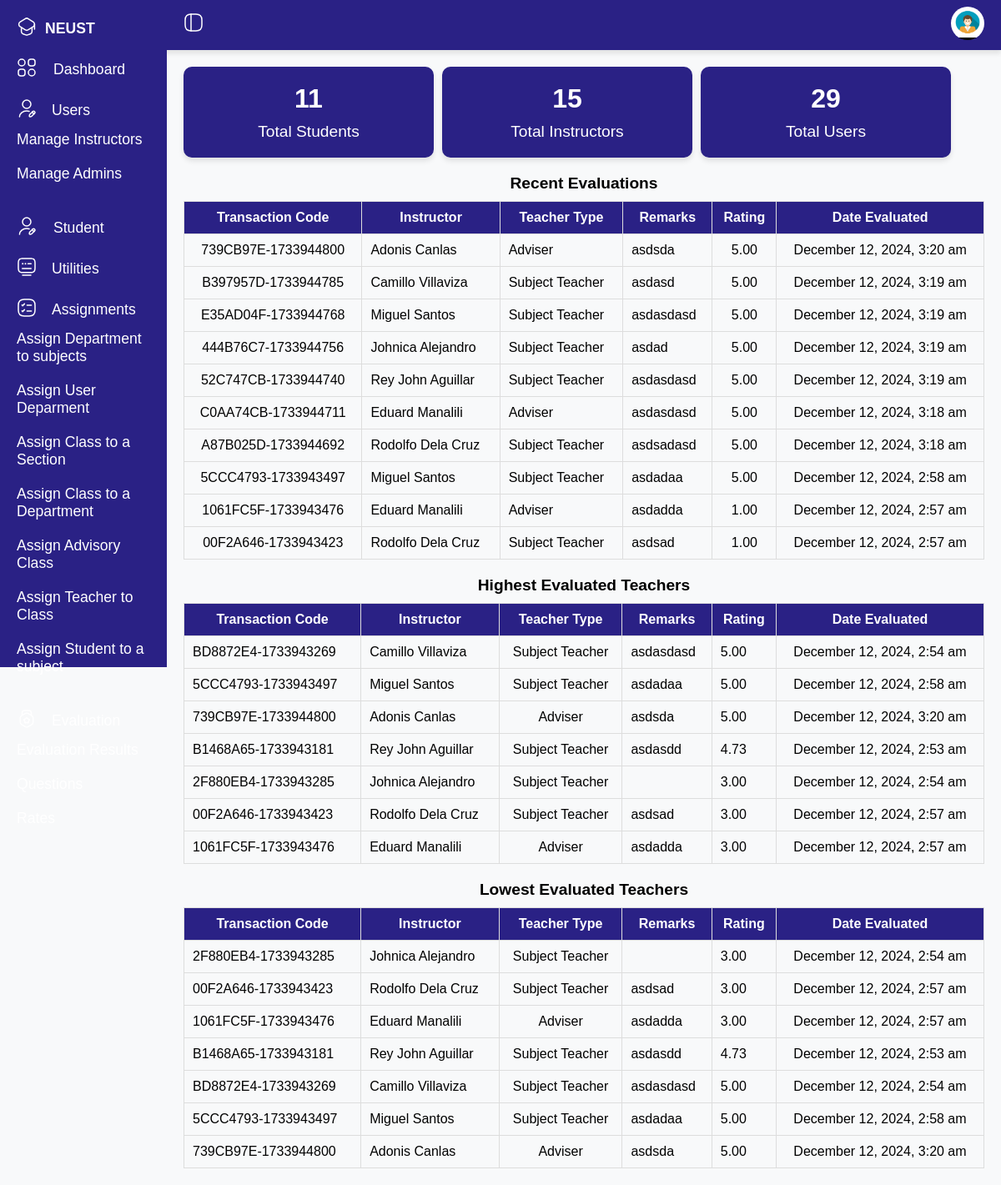
/dashboard.php (signed in), run on the app's committed database.
### tables this page shows
CREATE TABLE `evaluation` (
  `eval_id` int(11) NOT NULL,
  `remarks` text NOT NULL,
  `rate_result` decimal(10,2) NOT NULL,
  `user_id` int(11) NOT NULL,
  `class_teacher_id` int(11) NOT NULL,
  `date_created` datetime DEFAULT current_timestamp(),
  `transaction_code` varchar(50) NOT NULL
);

CREATE TABLE `users` (
  `user_id` int(11) NOT NULL,
  `fname` varchar(100) NOT NULL,
  `mname` varchar(100) DEFAULT NULL,
  `lname` varchar(100) NOT NULL,
  `suffixname` varchar(20) DEFAULT NULL,
  `contact_no` varchar(20) NOT NULL,
  `houseno` int(20) NOT NULL,
  `street` varchar(100) NOT NULL,
  `barangay` varchar(100) NOT NULL,
  `city` varchar(100) NOT NULL,
  `province` varchar(100) NOT NULL,
  `postalcode` varchar(25) NOT NULL,
  `birthdate` date NOT NULL DEFAULT curdate(),
  `gender` enum('Female','Male') NOT NULL,
  `role` enum('Admin','Student','Instructor') NOT NULL,
  `email` varchar(100) NOT NULL,
  `password` varchar(100) DEFAULT NULL,
  `is_archived` tinyint(1) DEFAULT 0
);

CREATE TABLE `class_teacher` (
  `class_teacher_id` int(11) NOT NULL,
  `advisory_class_id` int(11) NOT NULL,
  `teacher_type` varchar(50) NOT NULL,
  `sub_id` int(11) NOT NULL,
  `user_id` int(11) NOT NULL
);

### dashboard.php (the view, shortened to what this page needs)
<?php
include('db.php');
$students_query = "SELECT COUNT(*) AS total_students FROM users WHERE role = 'student'";
$students_stmt = $pdo->
    prepare($students_query);
$students_stmt->execute();
$total_students_row = $students_stmt->fetch(PDO::FETCH_ASSOC);
$total_students = $total_students_row['total_students'];
$instructors_query = "SELECT COUNT(*) AS total_instructors FROM users WHERE role = 'instructor'";
$instructors_stmt = $pdo->prepare($instructors_query);
$instructors_stmt->execute();
$total_instructors_row = $instructors_stmt->fetch(PDO::FETCH_ASSOC);
$total_instructors = $total_instructors_row['total_instructors'];
$allUsersQuery = $instructors_query = "SELECT COUNT(*) AS total_users FROM users";
$allUsersStmt = $pdo->prepare($allUsersQuery);
$allUsersStmt->execute();
$allUsers = $allUsersStmt->fetch(PDO::FETCH_ASSOC);
$allUsers = $allUsers['total_users'];
?>
<!DOCTYPE html>
<html lang="en">
<head>
    <link rel="stylesheet" href="sidebar.css">
</head>
<body>
    <nav class="topbar">
        <div class="toggle" onclick="toggleSidebar()">
        </div>
        <div class="user">
            <div class="dropdown">
                <button class="dropdown-btn " onclick="toggleUser()">
                    <img src="/img/admin.jpg" alt="User Profile" class="profile-img">
                </button>
            </div>
        </div>
    </nav>
    <div class="container">
        <?php include('components/sidebar.php'); ?>
        <div class="main">
            <div class="cardBox" style="display: flex; gap: 10px; flex-wrap: wrap; ">
                <div class="card"
                    style="background-color: #2A2185; color: white; padding: 20px; border-radius: 10px; box-shadow: 0 4px 6px rgba(0, 0, 0, 0.1); text-align: center; flex: 1; min-width: 250px; max-width: 300px;">
                    <div>
                        <div class="numbers" style="font-size: 2rem; font-weight: bold; color: white;">
                            <?php echo $total_students; ?>
                        </div>
                        <div class="cardName" style="font-size: 1.2rem; margin-top: 10px;">Total Students</div>
                    </div>
                </div>
                <div class="card"
                    style="background-color: #2A2185; color: white; padding: 20px; border-radius: 10px; box-shadow: 0 4px 6px rgba(0, 0, 0, 0.1); text-align: center; flex: 1; min-width: 250px; max-width: 300px;">
                    <div>
                        <div class="numbers" style="font-size: 2rem; font-weight: bold; color: white;">
                            <?php echo $total_instructors; ?>
                        </div>
                        <div class="cardName" style="font-size: 1.2rem; margin-top: 10px;">Total Instructors</div>
                    </div>
                </div>
                <div class="card"
                    style="background-color: #2A2185; color: white; padding: 20px; border-radius: 10px; box-shadow: 0 4px 6px rgba(0, 0, 0, 0.1); text-align: center; flex: 1; min-width: 250px; max-width: 300px;">
                    <div>
                        <div class="numbers" style="font-size: 2rem; font-weight: bold; color: white;">
                            <?php echo $allUsers; ?>
                        </div>
                        <div class="cardName" style="font-size: 1.2rem; margin-top: 10px;">Total Users</div>
                    </div>
                </div>
            </div>
            <?php
            $recentEvaluationsQuery = "
    SELECT
        e.eval_id,
        e.transaction_code,
        e.remarks,
        e.rate_result,
        e.date_created,
        u.fname AS instructor_fname,
        u.lname AS instructor_lname,
        ct.teacher_type
    FROM evaluation e
    JOIN class_teacher ct ON e.class_teacher_id = ct.class_teacher_id
    JOIN users u ON ct.user_id = u.user_id
    ORDER BY e.date_created DESC
    LIMIT 10
";
            $stmt = $pdo->prepare($recentEvaluationsQuery);
            $stmt->execute();
            $result = $stmt->fetchAll(PDO::FETCH_ASSOC);
            if (count($result) > 0): ?>
                <table style="width: 100%; border-collapse: collapse; margin-top: 20px; ">
                    <caption style="font-size: 1.2rem; font-weight: bold; margin-bottom: 10px;">Recent Evaluations
                    </caption>
                    <thead>
                        <tr style="background-color: #2A2185; color: white;">
                            <th style="padding: 10px; border: 1px solid #ddd;">Transaction Code</th>
                            <th style="padding: 10px; border: 1px solid #ddd;">Instructor</th>
                            <th style="padding: 10px; border: 1px solid #ddd;">Teacher Type</th>
                            <th style="padding: 10px; border: 1px solid #ddd;">Remarks</th>
                            <th style="padding: 10px; border: 1px solid #ddd;">Rating</th>
                            <th style="padding: 10px; border: 1px solid #ddd;">Date Evaluated</th>
                        </tr>
                    </thead>
                    <tbody>
                        <?php foreach ($result as $row): ?>
                            <tr>
                                <td style="padding: 10px; border: 1px solid #ddd; text-align: center;">
                                    <?php echo $row['transaction_code']; ?>
                                </td>
                                <td style="padding: 10px; border: 1px solid #ddd;">
                                    <?php echo $row['instructor_fname'] . ' ' . $row['instructor_lname']; ?>
                                </td>
                                <td style="padding: 10px; border: 1px solid #ddd;"><?php echo $row['teacher_type']; ?></td>
                                <td style="padding: 10px; border: 1px solid #ddd;"><?php echo $row['remarks']; ?></td>
                                <td style="padding: 10px; border: 1px solid #ddd; text-align: center;">
                                    <?php echo $row['rate_result']; ?>
                                </td>
                                <td style="padding: 10px; border: 1px solid #ddd; text-align: center;">
                                    <?php echo date("F j, Y, g:i a", strtotime($row['date_created'])); ?>
                                </td>
                            </tr>
                        <?php endforeach; ?>
                    </tbody>
                </table>
            <?php else: ?>
                <p style="margin-top: 20px;">No recent evaluations found.</p>
            <?php endif; ?>
            <?php
            $highestEvaluatedQuery = "
    SELECT
     e.eval_id,
        e.transaction_code,
        e.remarks,
        e.rate_result,
        e.date_created,
        u.fname AS instructor_fname,
        u.lname AS instructor_lname,
        ct.teacher_type,
        AVG(e.rate_result) AS avg_rating
    FROM evaluation e
    JOIN class_teacher ct ON e.class_teacher_id = ct.class_teacher_id
    JOIN users u ON ct.user_id = u.user_id
    GROUP BY ct.class_teacher_id
    ORDER BY avg_rating DESC
    LIMIT 10
";
            $stmtHigh = $pdo->prepare($highestEvaluatedQuery);
            $stmtHigh->execute();
            $highestEvaluated = $stmtHigh->fetchAll(PDO::FETCH_ASSOC);
            $lowestEvaluatedQuery = "
    SELECT
      e.eval_id,
        e.transaction_code,
        e.remarks,
        e.rate_result,
        e.date_created,
        u.fname AS instructor_fname,
        u.lname AS instructor_lname,
        ct.teacher_type,
        AVG(e.rate_result) AS avg_rating
    FROM evaluation e
    JOIN class_teacher ct ON e.class_teacher_id = ct.class_teacher_id
    JOIN users u ON ct.user_id = u.user_id
    GROUP BY ct.class_teacher_id
    ORDER BY avg_rating ASC
    LIMIT 10
";
            $stmtLow = $pdo->prepare($lowestEvaluatedQuery);
            $stmtLow->execute();
            $lowestEvaluated = $stmtLow->fetchAll(PDO::FETCH_ASSOC);
            ?>
            <?php if (count($highestEvaluated) > 0): ?>
                <table style="width: 100%; border-collapse: collapse; margin-top: 20px;">
                    <caption style="font-size: 1.2rem; font-weight: bold; margin-bottom: 10px;">Highest Evaluated Teachers
                    </caption>
                    <thead>
                        <tr style="background-color: #2A2185; color: white;">
                            <th style="padding: 10px; border: 1px solid #ddd;">Transaction Code</th>
                            <th style="padding: 10px; border: 1px solid #ddd;">Instructor</th>
                            <th style="padding: 10px; border: 1px solid #ddd;">Teacher Type</th>
                            <th style="padding: 10px; border: 1px solid #ddd;">Remarks</th>
                            <th style="padding: 10px; border: 1px solid #ddd;">Rating</th>
                            <th style="padding: 10px; border: 1px solid #ddd;">Date Evaluated</th>
                        </tr>
                    </thead>
                    <tbody>
                        <?php foreach ($highestEvaluated as $row): ?>
                            <tr>
                                <td style="padding: 10px; border: 1px solid #ddd;">
                                    <?php echo htmlspecialchars($row['transaction_code']); ?>
                                </td>
                                <td style="padding: 10px; border: 1px solid #ddd;">
                                    <?php echo htmlspecialchars($row['instructor_fname'] . ' ' . $row['instructor_lname']); ?>
                                </td>
                                <td style="padding: 10px; border: 1px solid #ddd; text-align: center;">
                                    <?php echo htmlspecialchars($row['teacher_type']); ?>
                                </td>
                                <td style="padding: 10px; border: 1px solid #ddd;">
                                    <?php echo htmlspecialchars($row['remarks']); ?>
                                </td>
                                <td style="padding: 10px; border: 1px solid #ddd;">
                                    <?php echo number_format($row['avg_rating'], 2); ?>
                                </td>
                                <td style="padding: 10px; border: 1px solid #ddd; text-align: center;">
                                    <?php echo date("F j, Y, g:i a", strtotime($row['date_created'])); ?>
                                </td>
                            </tr>
                        <?php endforeach; ?>
                    </tbody>
                </table>
            <?php else: ?>
                <p>No high-rated teachers found.</p>
            <?php endif; ?>
            <?php if (count($lowestEvaluated) > 0): ?>
                <table style="width: 100%; border-collapse: collapse; margin-top: 20px;">
                    <caption style="font-size: 1.2rem; font-weight: bold; margin-bottom: 10px;">Lowest Evaluated Teachers
                    </caption>
                    <thead>
                        <tr style="background-color: #2A2185; color: white;">
                            <th style="padding: 10px; border: 1px solid #ddd;">Transaction Code</th>
                            <th style="padding: 10px; border: 1px solid #ddd;">Instructor</th>
                            <th style="padding: 10px; border: 1px solid #ddd;">Teacher Type</th>
                            <th style="padding: 10px; border: 1px solid #ddd;">Remarks</th>
                            <th style="padding: 10px; border: 1px solid #ddd;">Rating</th>
                            <th style="padding: 10px; border: 1px solid #ddd;">Date Evaluated</th>
                        </tr>
                    </thead>
                    <tbody>
                        <?php foreach ($lowestEvaluated as $row): ?>
                            <tr>
                                <td style="padding: 10px; border: 1px solid #ddd;">
                                    <?php echo htmlspecialchars($row['transaction_code']); ?>
                                </td>
                                <td style="padding: 10px; border: 1px solid #ddd;">
                                    <?php echo htmlspecialchars($row['instructor_fname'] . ' ' . $row['instructor_lname']); ?>
                                </td>
                                <td style="padding: 10px; border: 1px solid #ddd; text-align: center;">
                                    <?php echo htmlspecialchars($row['teacher_type']); ?>
                                </td>
                                <td style="padding: 10px; border: 1px solid #ddd;">
                                    <?php echo htmlspecialchars($row['remarks']); ?>
                                </td>
                                <td style="padding: 10px; border: 1px solid #ddd;">
                                    <?php echo number_format($row['avg_rating'], 2); ?>
                                </td>
                                <td style="padding: 10px; border: 1px solid #ddd; text-align: center;">
                                    <?php echo date("F j, Y, g:i a", strtotime($row['date_created'])); ?>
                                </td>
                            </tr>
                        <?php endforeach; ?>
                    </tbody>
                </table>
            <?php else: ?>
                <p>No low-rated teachers found.</p>
            <?php endif; ?>
        </div>
    </div>
</body>
</html>

### sidebar.css (style rules this page uses)
* { font-family: "Ubuntu", sans-serif; margin: 0; padding: 0; box-sizing: border-box; }
body { background-color: #f8f9fa; }
nav.topbar { background-color: #2a2185; color: white; display: flex; justify-content: space-between; align-items: center; padding: 0 20px; height: 60px; width: 100%; box-shadow: 0 4px 6px rgba(0, 0, 0, 0.1); position: relative; }
.toggle { margin-left: 200px; font-size: 1.5rem; cursor: pointer; }
.main { padding: 20px; margin-left: 200px; transition: margin-left 0.3s; }
.container { width: 100%; }
.user { display: flex; align-items: center; gap: 10px; }
.dropdown-btn { background-color: transparent; border: none; cursor: pointer; }
.dropdown-btn img { width: 40px; height: 40px; border-radius: 50%; }

### dashboard.php (style rules this page uses)
* { font-family: "Ubuntu", sans-serif; margin: 0; padding: 0; box-sizing: border-box; }
body { background-color: #f8f9fa; }
nav.topbar { background-color: #2A2185; color: white; display: flex; justify-content: space-between; align-items: center; padding: 0 20px; height: 60px; width: 100%; box-shadow: 0 4px 6px rgba(0, 0, 0, 0.1); position: relative; }
.toggle { margin-left: 200px; font-size: 1.5rem; cursor: pointer; }
.main { padding: 20px; margin-left: 200px; transition: margin-left 0.3s; width: 100%; }
.container { display: flex; width: 100%; flex-direction: row; }
.user { display: flex; align-items: center; gap: 10px; }
.dropdown-btn { background-color: transparent; border: none; cursor: pointer; }
.dropdown-btn img { width: 40px; height: 40px; border-radius: 50%; }

### data on the page
evaluation: transaction_code "739CB97E-1733944800", user.fname "Adonis", user.lname "Canlas", class_teacher.teacher_type "Adviser", remarks "asdsda", rate_result "5.00", date_created "December 12, 2024, 3:20 am", user.lname "Adonis Canlas", avg_rating "5.00"
evaluation: transaction_code "B397957D-1733944785", users.fname "Camillo", users.lname "Villaviza", class_teacher.teacher_type "Subject Teacher", remarks "asdasd", rate_result "5.00", date_created "December 12, 2024, 3:19 am"
evaluation: transaction_code "E35AD04F-1733944768", users.fname "Miguel", users.lname "Santos", class_teacher.teacher_type "Subject Teacher", remarks "asdasdasd", rate_result "5.00", date_created "December 12, 2024, 3:19 am"
evaluation: transaction_code "444B76C7-1733944756", users.fname "Johnica", users.lname "Alejandro", class_teacher.teacher_type "Subject Teacher", remarks "asdad", rate_result "5.00", date_created "December 12, 2024, 3:19 am"
evaluation: transaction_code "52C747CB-1733944740", users.fname "Rey John", users.lname "Aguillar", class_teacher.teacher_type "Subject Teacher", remarks "asdasdasd", rate_result "5.00", date_created "December 12, 2024, 3:19 am"
evaluation: transaction_code "C0AA74CB-1733944711", users.fname "Eduard", users.lname "Manalili", class_teacher.teacher_type "Adviser", remarks "asdasdasd", rate_result "5.00", date_created "December 12, 2024, 3:18 am"
evaluation: transaction_code "A87B025D-1733944692", users.fname "Rodolfo", users.lname "Dela Cruz", class_teacher.teacher_type "Subject Teacher", remarks "asdsadasd", rate_result "5.00", date_created "December 12, 2024, 3:18 am"
evaluation: transaction_code "5CCC4793-1733943497", users.fname "Miguel", users.lname "Santos", class_teacher.teacher_type "Subject Teacher", remarks "asdadaa", rate_result "5.00", date_created "December 12, 2024, 2:58 am", users.fname+lname "Miguel Santos", avg_rating "5.00"
evaluation: transaction_code "1061FC5F-1733943476", users.fname "Eduard", users.lname "Manalili", class_teacher.teacher_type "Adviser", remarks "asdadda", rate_result "1.00", date_created "December 12, 2024, 2:57 am", users.fname+lname "Eduard Manalili", avg_rating "3.00"
evaluation: transaction_code "00F2A646-1733943423", users.fname "Rodolfo", users.lname "Dela Cruz", class_teacher.teacher_type "Subject Teacher", remarks "asdsad", rate_result "1.00", date_created "December 12, 2024, 2:57 am", users.fname+lname "Rodolfo Dela Cruz", avg_rating "3.00"
evaluation: transaction_code "BD8872E4-1733943269", users.fname+lname "Camillo Villaviza", class_teacher.teacher_type "Subject Teacher", remarks "asdasdasd", avg_rating "5.00", date_created "December 12, 2024, 2:54 am"
evaluation: transaction_code "B1468A65-1733943181", users.fname+lname "Rey John Aguillar", class_teacher.teacher_type "Subject Teacher", remarks "asdasdd", avg_rating "4.73", date_created "December 12, 2024, 2:53 am"
evaluation: transaction_code "2F880EB4-1733943285", users.fname+lname "Johnica Alejandro", class_teacher.teacher_type "Subject Teacher", avg_rating "3.00", date_created "December 12, 2024, 2:54 am"

### other printed values
$total_students "11"
$total_instructors "15"
$allUsers "29"
